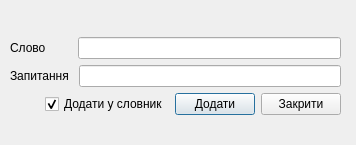
<?xml version="1.0" encoding="UTF-8"?>
<ui version="4.0">
 <class>DialogVved</class>
 <widget class="QDialog" name="DialogVved">
  <property name="windowModality">
   <enum>Qt::WindowModal</enum>
  </property>
  <property name="geometry">
   <rect>
    <x>0</x>
    <y>0</y>
    <width>356</width>
    <height>145</height>
   </rect>
  </property>
  <property name="sizePolicy">
   <sizepolicy hsizetype="Fixed" vsizetype="Fixed">
    <horstretch>0</horstretch>
    <verstretch>0</verstretch>
   </sizepolicy>
  </property>
  <property name="windowTitle">
   <string>Введіть слово та запитання</string>
  </property>
  <property name="windowIcon">
   <iconset resource="resours.qrc">
    <normaloff>:/ico/crossword.png</normaloff>:/ico/crossword.png</iconset>
  </property>
  <property name="layoutDirection">
   <enum>Qt::LeftToRight</enum>
  </property>
  <property name="modal">
   <bool>true</bool>
  </property>
  <widget class="QWidget" name="horizontalLayoutWidget">
   <property name="geometry">
    <rect>
     <x>10</x>
     <y>20</y>
     <width>331</width>
     <height>111</height>
    </rect>
   </property>
   <layout class="QHBoxLayout" name="horizontalLayout_4">
    <item>
     <spacer name="horizontalSpacer_2">
      <property name="orientation">
       <enum>Qt::Horizontal</enum>
      </property>
      <property name="sizeHint" stdset="0">
       <size>
        <width>5</width>
        <height>20</height>
       </size>
      </property>
     </spacer>
    </item>
    <item>
     <layout class="QVBoxLayout" name="verticalLayout">
      <property name="sizeConstraint">
       <enum>QLayout::SetFixedSize</enum>
      </property>
      <item>
       <spacer name="verticalSpacer_2">
        <property name="orientation">
         <enum>Qt::Vertical</enum>
        </property>
        <property name="sizeHint" stdset="0">
         <size>
          <width>20</width>
          <height>5</height>
         </size>
        </property>
       </spacer>
      </item>
      <item>
       <layout class="QHBoxLayout" name="horizontalLayout">
        <item>
         <widget class="QLabel" name="label">
          <property name="text">
           <string>Слово        </string>
          </property>
         </widget>
        </item>
        <item>
         <widget class="QLineEdit" name="lineEdit">
          <property name="inputMethodHints">
           <set>Qt::ImhNone</set>
          </property>
         </widget>
        </item>
       </layout>
      </item>
      <item>
       <layout class="QHBoxLayout" name="horizontalLayout_2">
        <item>
         <widget class="QLabel" name="label_2">
          <property name="text">
           <string>Запитання </string>
          </property>
         </widget>
        </item>
        <item>
         <widget class="QLineEdit" name="lineEdit_2"/>
        </item>
       </layout>
      </item>
      <item>
       <layout class="QHBoxLayout" name="horizontalLayout_3">
        <item>
         <spacer name="horizontalSpacer">
          <property name="orientation">
           <enum>Qt::Horizontal</enum>
          </property>
          <property name="sizeHint" stdset="0">
           <size>
            <width>40</width>
            <height>20</height>
           </size>
          </property>
         </spacer>
        </item>
        <item>
         <widget class="QCheckBox" name="checkBox">
          <property name="text">
           <string>Додати у словник</string>
          </property>
          <property name="checked">
           <bool>true</bool>
          </property>
         </widget>
        </item>
        <item>
         <widget class="QPushButton" name="pushButton">
          <property name="text">
           <string>Додати</string>
          </property>
         </widget>
        </item>
        <item>
         <widget class="QPushButton" name="pushButton_2">
          <property name="text">
           <string>Закрити</string>
          </property>
         </widget>
        </item>
       </layout>
      </item>
      <item>
       <spacer name="verticalSpacer">
        <property name="orientation">
         <enum>Qt::Vertical</enum>
        </property>
        <property name="sizeHint" stdset="0">
         <size>
          <width>20</width>
          <height>5</height>
         </size>
        </property>
       </spacer>
      </item>
     </layout>
    </item>
    <item>
     <spacer name="horizontalSpacer_3">
      <property name="orientation">
       <enum>Qt::Horizontal</enum>
      </property>
      <property name="sizeHint" stdset="0">
       <size>
        <width>5</width>
        <height>20</height>
       </size>
      </property>
     </spacer>
    </item>
   </layout>
  </widget>
 </widget>
 <resources>
  <include location="resours.qrc"/>
 </resources>
 <connections>
  <connection>
   <sender>pushButton_2</sender>
   <signal>clicked()</signal>
   <receiver>DialogVved</receiver>
   <slot>close()</slot>
   <hints>
    <hint type="sourcelabel">
     <x>348</x>
     <y>93</y>
    </hint>
    <hint type="destinationlabel">
     <x>353</x>
     <y>72</y>
    </hint>
   </hints>
  </connection>
 </connections>
</ui>
